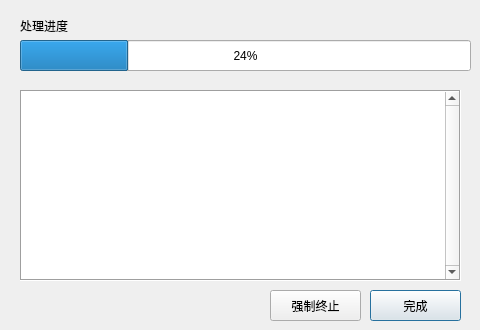
<?xml version="1.0" encoding="UTF-8"?>
<ui version="4.0">
 <class>ProcessDialog</class>
 <widget class="QDialog" name="ProcessDialog">
  <property name="geometry">
   <rect>
    <x>0</x>
    <y>0</y>
    <width>480</width>
    <height>330</height>
   </rect>
  </property>
  <property name="sizePolicy">
   <sizepolicy hsizetype="Maximum" vsizetype="Maximum">
    <horstretch>0</horstretch>
    <verstretch>0</verstretch>
   </sizepolicy>
  </property>
  <property name="minimumSize">
   <size>
    <width>480</width>
    <height>330</height>
   </size>
  </property>
  <property name="maximumSize">
   <size>
    <width>480</width>
    <height>330</height>
   </size>
  </property>
  <property name="windowTitle">
   <string>Dialog</string>
  </property>
  <widget class="QProgressBar" name="progressBar">
   <property name="geometry">
    <rect>
     <x>20</x>
     <y>40</y>
     <width>451</width>
     <height>31</height>
    </rect>
   </property>
   <property name="value">
    <number>24</number>
   </property>
   <property name="textVisible">
    <bool>true</bool>
   </property>
   <property name="invertedAppearance">
    <bool>false</bool>
   </property>
   <property name="textDirection">
    <enum>QProgressBar::TopToBottom</enum>
   </property>
  </widget>
  <widget class="QPlainTextEdit" name="logText">
   <property name="geometry">
    <rect>
     <x>20</x>
     <y>90</y>
     <width>441</width>
     <height>191</height>
    </rect>
   </property>
   <property name="frameShape">
    <enum>QFrame::Box</enum>
   </property>
   <property name="verticalScrollBarPolicy">
    <enum>Qt::ScrollBarAlwaysOn</enum>
   </property>
   <property name="readOnly">
    <bool>true</bool>
   </property>
   <property name="centerOnScroll">
    <bool>false</bool>
   </property>
  </widget>
  <widget class="QLabel" name="label">
   <property name="geometry">
    <rect>
     <x>20</x>
     <y>20</y>
     <width>54</width>
     <height>12</height>
    </rect>
   </property>
   <property name="text">
    <string>处理进度</string>
   </property>
  </widget>
  <widget class="QPushButton" name="finishButton">
   <property name="geometry">
    <rect>
     <x>370</x>
     <y>290</y>
     <width>91</width>
     <height>31</height>
    </rect>
   </property>
   <property name="text">
    <string>完成</string>
   </property>
  </widget>
  <widget class="QPushButton" name="terminateButton">
   <property name="geometry">
    <rect>
     <x>270</x>
     <y>290</y>
     <width>91</width>
     <height>31</height>
    </rect>
   </property>
   <property name="text">
    <string>强制终止</string>
   </property>
  </widget>
 </widget>
 <resources/>
 <connections/>
</ui>
